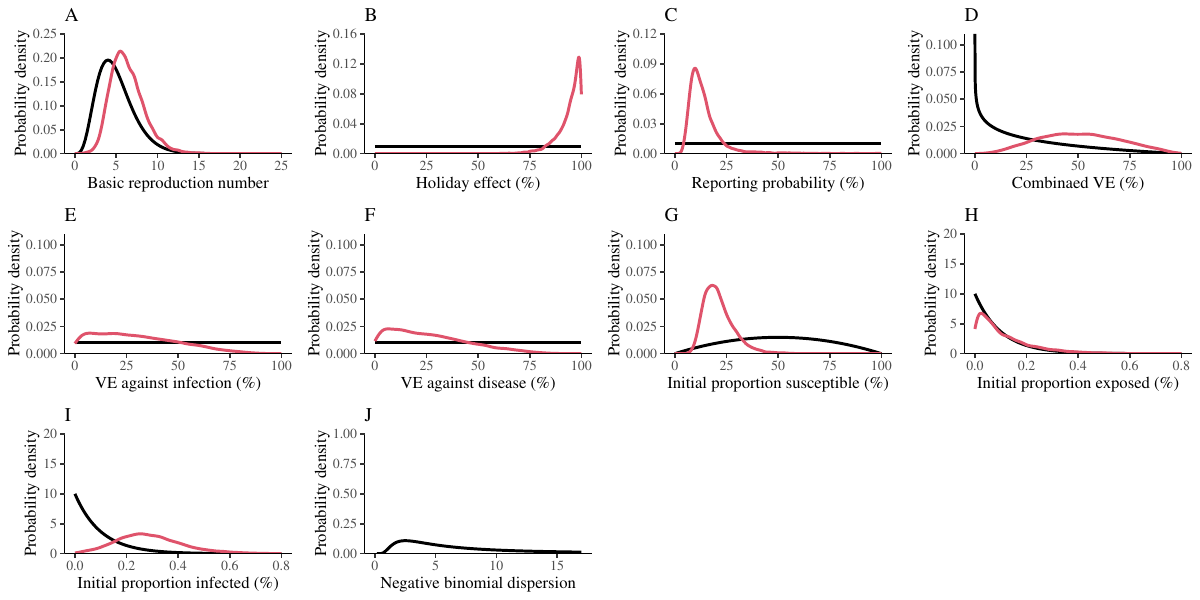

Generate this figure with R:
library(rstan)
library(dplyr)
library(ggplot2); theme_set(theme_bw(base_family = "Times", base_size=12))
library(egg)
load("../data_processed/iowa.rda")
load("../stanfit/stanfit_seirv_avg.rda")

tt <- theme(
  panel.grid = element_blank(),
  panel.border = element_blank(),
  axis.line = element_line(),
  legend.position = "none"
)

ee1 <- rstan::extract(stanfit_seirv_avg, permuted=FALSE)

ss1 <- rstan::summary(stanfit_seirv_avg)

beta0 <- data.frame(
  value=c(ee1[,,"beta0"])
)

holiday1 <- data.frame(
  value=c(ee1[,,"reduction"]*100),
  type="Thanksgiving"
)

reporting <- data.frame(
  value=c(ee1[,,"reporting"]*100)
)

vaccine <- data.frame(
  value=c(ee1[,,"efficacy"]*100)
)

vaccineD <- data.frame(
  value=c(ee1[,,"efficacyD"]*100)
)

vaccineComb <- data.frame(
  value=c(
    (1-c(ee1[,,"efficacy"]))*(1-c(ee1[,,"efficacyD"]))*100
  )
)

S0 <- data.frame(
  value=c(ee1[,,"S0"]*100)
)

E0 <- data.frame(
  value=c(ee1[,,"E0"]*100)
)

I0 <- data.frame(
  value=c(ee1[,,"I0"]*100)
)

phi <- data.frame(
  value=c(ee1[,,"phi"]*100)
)

g1 <- ggplot(beta0) +
  stat_function(fun=function(x) dgamma(x/5, 5, 5)/5, col="black", lwd=1) +
  geom_density(aes(value*5), lwd=1, col=2) +
  scale_x_continuous("Basic reproduction number", limits=c(0, 25)) +
  scale_y_continuous("Probability density", expand=c(0, 0), limits=c(0, 0.25)) +
  ggtitle("A") +
  tt

g2 <- ggplot(holiday1) +
  stat_function(fun=function(x) dbeta(x/100, 1, 1)/100, col="black", lwd=1) +
  geom_density(aes(value), lwd=1, col=2) +
  scale_x_continuous("Holiday effect (%)", limits=c(0, 100)) +
  scale_y_continuous("Probability density", expand=c(0, 0), limits=c(0, 0.16)) +
  ggtitle("B") +
  tt

g3 <- ggplot(reporting) +
  stat_function(fun=function(x) dbeta(x/100, 1, 1)/100, col="black", lwd=1) +
  geom_density(aes(value), lwd=1, col=2) +
  scale_x_continuous("Reporting probability (%)", limits=c(0, 100)) +
  scale_y_continuous("Probability density", expand=c(0, 0), limits=c(0, 0.12)) +
  ggtitle("C") +
  tt

g4 <- ggplot(vaccineComb) +
  stat_function(fun=function(x) -log(x/100)/100, col="black", n=1001, lwd=1) +
  geom_density(aes(value), lwd=1, col=2) +
  scale_x_continuous("Combinaed VE (%)", limits=c(0, 100)) +
  scale_y_continuous("Probability density", expand=c(0, 0), limits=c(0, 0.11)) +
  ggtitle("D") +
  tt

g5 <- ggplot(vaccine) +
  stat_function(fun=function(x) dbeta(x/100, 1, 1)/100, col="black", lwd=1) +
  geom_density(aes(value), lwd=1, col=2) +
  scale_x_continuous("VE against infection (%)", limits=c(0, 100)) +
  scale_y_continuous("Probability density", expand=c(0, 0), limits=c(0, 0.11)) +
  ggtitle("E") +
  tt

g6 <- ggplot(vaccineD) +
  stat_function(fun=function(x) dbeta(x/100, 1, 1)/100, col="black", lwd=1) +
  geom_density(aes(value), lwd=1, col=2) +
  scale_x_continuous("VE against disease (%)", limits=c(0, 100)) +
  scale_y_continuous("Probability density", expand=c(0, 0), limits=c(0, 0.11)) +
  ggtitle("F") +
  tt

g7 <- ggplot(S0) +
  stat_function(fun=function(x) dbeta(x/100, 2, 2)/100, col="black", lwd=1) +
  geom_density(aes(value), lwd=1, col=2) +
  scale_x_continuous("Initial proportion susceptible (%)", limits=c(0, 100)) +
  scale_y_continuous("Probability density", expand=c(0, 0), limits=c(0, 0.11)) +
  ggtitle("G") +
  tt

g8 <- ggplot(E0) +
  stat_function(fun=function(x) dbeta(x/100, 1, 999)/100, col="black", lwd=1) +
  geom_density(aes(value), lwd=1, col=2) +
  scale_x_continuous("Initial proportion exposed (%)", limits=c(0, 0.8)) +
  scale_y_continuous("Probability density", expand=c(0, 0), limits=c(0, 20)) +
  ggtitle("H") +
  tt

g9 <- ggplot(I0) +
  stat_function(fun=function(x) dbeta(x/100, 1, 999)/100, col="black", lwd=1) +
  geom_density(aes(value), lwd=1, col=2) +
  scale_x_continuous("Initial proportion infected (%)", limits=c(0, 0.8)) +
  scale_y_continuous("Probability density", expand=c(0, 0), limits=c(0, 20)) +
  ggtitle("I") +
  tt

g10 <- ggplot(phi) +
  stat_function(fun=function(x) dexp(1/x, 5) * 1/x^2, col="black", lwd=1) +
  geom_density(aes(value), lwd=1, col=2) +
  scale_x_continuous("Negative binomial dispersion", limits=c(0, 17)) +
  scale_y_continuous("Probability density", expand=c(0, 0), limits=c(0, 1)) +
  ggtitle("J") +
  tt

gtot <- ggarrange(g1, g2, g3, g4, g5, g6, g7, g8, g9, g10,
          nrow=3,
          draw=FALSE)

ggsave("figure_stanfit_param_avg.pdf", gtot, width=12, height = 6)
